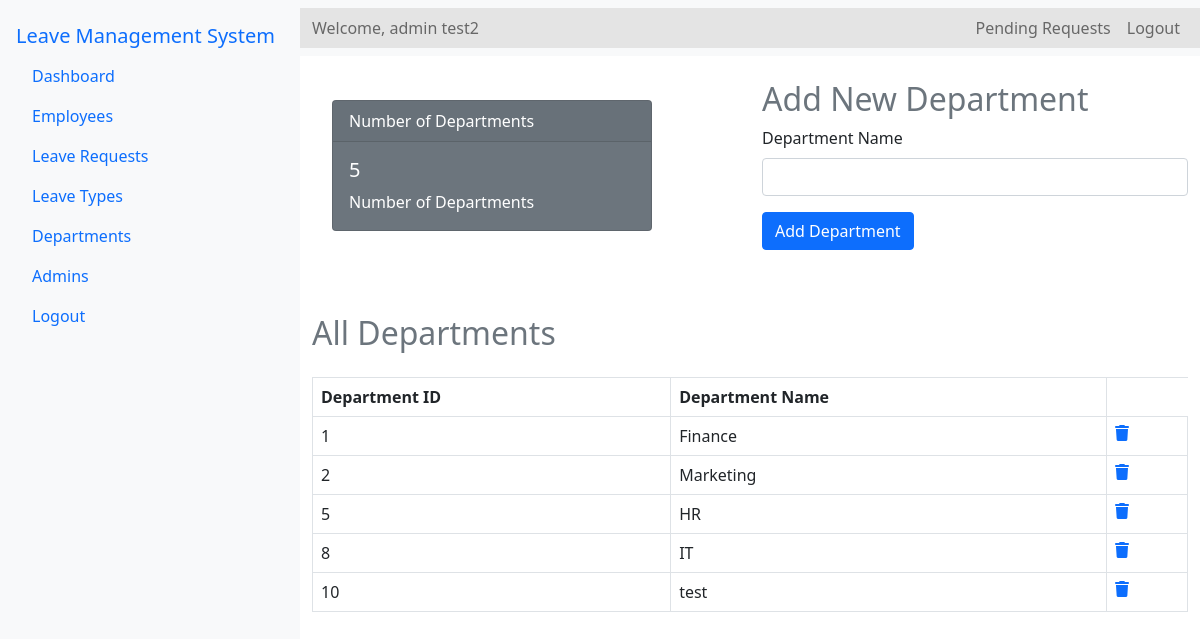
Page /Source/admin/departments.php (signed in) on the committed database.
### tables this page shows
CREATE TABLE `departments` (
  `d_name` varchar(100) NOT NULL,
  `D_id` int(11) NOT NULL,
  `D_description` varchar(1000) NOT NULL
);

### Source/admin/departments.php (the view, shortened to what this page needs)
<?php
include '../config.php';
$admin_email = $_SESSION['email'];
$stml = $conn->prepare("SELECT A_id, A_name FROM admin WHERE A_email = ?");
$stml->bind_param("s", $admin_email);
$stml->execute();
$stml->store_result();
$stml->bind_result($admin_id, $admin_name);
$d_count_query = "SELECT COUNT(*) as count FROM departments";
$d_count_result = $conn->query($d_count_query);
$d_count = $d_count_result->fetch_assoc()['count'];
$d_query = "SELECT * FROM departments";
$d_result = $conn->query($d_query);
?>
<!DOCTYPE html>
<html lang="en">
<head>
    <link rel="stylesheet" href="../bootstrap-5.0.2-dist/css/bootstrap.min.css">
    <link rel="stylesheet" href="../css/admin-dashboard.css">
    <link rel="stylesheet" href="https://cdnjs.cloudflare.com/ajax/libs/font-awesome/6.0.0-beta3/css/all.min.css">
    <link rel="stylesheet" href="../css/main.css">
</head>
<body>
<div class="d-flex">
    <nav class="nav flex-column bg-light p-3" style="width: 300px; min-height: 100vh;">
        <a class="navbar-brand" href="a-dashboard.php">Leave Management System</a>
        <a class="nav-link" href="a-dashboard.php"> Dashboard</a>
        <a class="nav-link" href="employees.php"> Employees</a>
        <a class="nav-link d-flex justify-content-between align-items-center" href="leave-requests.php">
    Leave Requests
</a>
        <a class="nav-link" href="leave-types.php"> Leave Types</a>
        <a class="nav-link" href="departments.php"> Departments</a>
        <a class="nav-link" href="admins.php"> Admins</a>
        <a class="nav-link" href="logout.php" onclick="return confirmLogout();">Logout</a>
    </nav>
    <div class="flex-grow-1">
    <nav class="navbar navbar-expand-lg navbar-light bg-light">
    <div class="container-fluid">
        <span class="navbar-text">
            Welcome, <?php echo $admin_name; ?>
        </span>
        <div class="collapse navbar-collapse" id="navbarNavDropdown">
            <ul class="navbar-nav ms-auto">
                <li class="nav-item">
                    <a class="nav-link" href="leave-requests.php">
                        Pending Requests
                    </a>
                </li>
                <li class="nav-item">
                    <a class="nav-link" href="logout.php" onclick="return confirmLogout();">Logout</a>
                </li>
            </ul>
        </div>
    </div>
</nav>
        <div class="container mt-4">
            <div class="row">
                <div class="col-md-6" style="max-width: 30rem;">
                <div class="card text-white bg-secondary mb-3" style="max-width: 20rem;">
                        <div class="card-header">Number of Departments</div>
                        <div class="card-body">
                            <h5 class="card-title"><?php echo $d_count; ?></h5>
                            <p class="card-text">Number of Departments</p>
                        </div>
                    </div>
                </div>
                <div class="col-md-6" >
                    <h2 class="text-secondary">Add New Department</h2>
                    <form action="add-department.php"  method="post">
                        <div class="mb-3">
                            <label for="adminName" class="form-label">Department Name</label>
                            <input type="text" class="form-control" id="dName" name="dName" required>
                        </div>
                        <button type="submit" class="btn btn-primary">Add Department</button>
                    </form>
                </div>
            </div>
            <div class="mt-5">
                <h2 class="text-secondary">All Departments</h2>
                <table class="table table-bordered mt-4">
                    <thead>
                        <tr>
                            <th>Department ID</th>
                            <th>Department Name</th>
                        </tr>
                    </thead>
                    <tbody>
                        <?php while ($row = $d_result->fetch_assoc()): ?>
                        <tr>
                            <td><?php echo htmlspecialchars($row['D_id']); ?></td>
                            <td><?php echo htmlspecialchars($row['d_name']); ?></td>
                            <td>
                                <a href="department-delete.php?D_id=<?php echo htmlspecialchars($row['D_id']); ?>" onclick="return confirm('Are you sure you want to delete this Department?')"><i class="fas fa-trash"></i></a>
                            </td>
                        </tr>
                        <?php endwhile; ?>
                    </tbody>
                </table>
            </div>
        </div>
    </div>
</div>
</body>
</html>

### Source/css/admin-dashboard.css (style rules this page uses)
.container { margin-top: 20px; }
.table { margin-top: 20px; }
.card { margin: 20px; flex: 1; }
.container-fluid { background-color: rgb(228, 228, 228); }

### rows in the picture
departments: D_id "1", d_name "Finance"
departments: D_id "2", d_name "Marketing"
departments: D_id "5", d_name "HR"
departments: D_id "8", d_name "IT"
departments: D_id "10", d_name "test"

### other values in the picture
$admin_name "admin test2"
$d_count "5"
